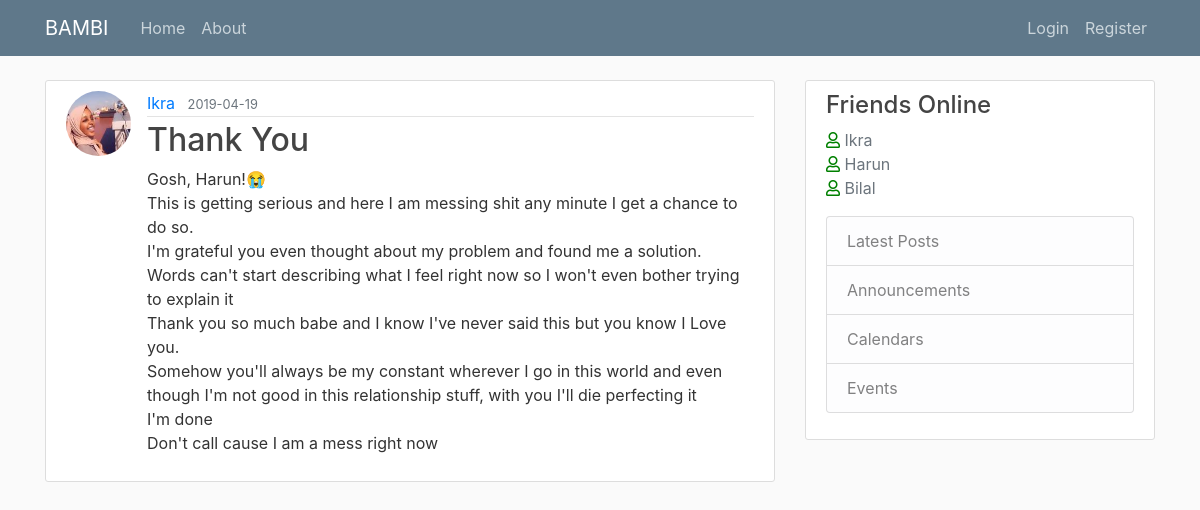
Screenshot of /post/2 with the database file from the repository.
### flaskblog/models.py (models this page shows, shortened)
class User(db.Model, UserMixin):
    id = db.Column(db.Integer, primary_key=True)
    username = db.Column(db.String(20), unique=True, nullable=False)
    email = db.Column(db.String(120), unique=True, nullable=False)
    image_file = db.Column(db.String(20), nullable=False,
                           default='default.jpg')
    password = db.Column(db.String(60), nullable=False)
    posts = db.relationship('Post', backref='author', lazy=True)

class Post(db.Model):
    id = db.Column(db.Integer, primary_key=True)
    title = db.Column(db.String(100), nullable=False)
    date_posted = db.Column(db.DateTime, nullable=False,
                            default=datetime.utcnow)
    content = db.Column(db.Text, nullable=False)
    user_id = db.Column(db.Integer, db.ForeignKey('user.id'), nullable=False)

### flaskblog/routes.py (the view)
@app.route("/post/<int:post_id>")
def post(post_id):
    post = Post.query.get_or_404(post_id)
    return render_template('post.html', title=post.title, post=post)

### flaskblog/templates/post.html (shortened to what this page needs)
{% extends "layout.html" %} {% block content %}
<article class="media content-section">
  <img
    class="rounded-circle article-img"
    src="{{ url_for('static', filename='profile_pics/' + post.author.image_file) }}"
  />
  <div class="media-body">
    <div class="article-metadata">
      <a
        class="mr-2"
        href="{{ url_for('user_posts' , username=post.author.username) }}"
        >{{ post.author.username }}</a
      >
      <small class="text-muted">{{
        post.date_posted.strftime("%Y-%m-%d")
      }}</small>
    </div>
    <h2 class="article-title">{{ post.title }}</h2>
    <p class="article-content">{{ post.content }}</p>
  </div>
</article>
{% endblock content %}

### flaskblog/static/main.css (style rules this page uses)
body { background: #fafafa; color: #333333; margin-top: 5rem; }
h1, h2, h3, h4, h5, h6 { color: #444444; }
.content-section { background: #ffffff; padding: 10px 20px; border: 1px solid #dddddd; border-radius: 3px; margin-bottom: 20px; }
.article-title { color: #444444; }
.article-content { white-space: pre-line; }
.article-img { height: 65px; width: 65px; margin-right: 16px; }
.article-metadata { padding-bottom: 1px; margin-bottom: 4px; border-bottom: 1px solid #e3e3e3; }

### rows the page displays
User: image_file (picture), author.username "Ikra"
Post: date_posted "2019-04-19", title "Thank You", content "Gosh, Harun!😭 This is getting serious and here I am messing shit any minute I get a chance to do so. I'm grateful you even thought about my problem and found me a solution. Words can't start describing what I feel right now so I won't even bother trying to explain it Thank you so much babe and I know I've never said this but you know I Love you. Somehow you'll always be my constant wherever I go in this world and even though I'm not good in this relationship stuff, with you I'll die perfecting it I'm done Don't call cause I am a mess right now"
